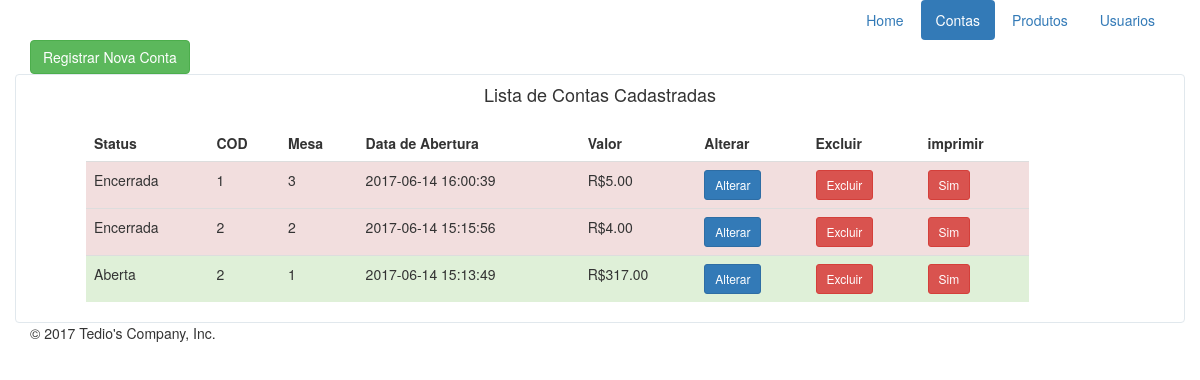
Page /app/view/contas.php on the committed database.
### tables this page shows
CREATE TABLE `tab_conta` (
  `codConta` int(11) NOT NULL,
  `status` tinyint(1) NOT NULL,
  `forGarcom` int(10) NOT NULL,
  `pedido` varchar(250) NOT NULL,
  `forMesa` int(5) NOT NULL,
  `dtAbertura` datetime NOT NULL,
  `valorTotal` decimal(10,2) NOT NULL
);

### app/Controller.php (called while the page is built, shortened)
<?php
	global $project_path;
	require_once $_SERVER['DOCUMENT_ROOT'] . "{$project_path}app/controller/IncludeController.php";
class Controller
{
	public $include;
	function __construct()
	{
		$this->include = new IncludeController();
	}
	public function includeArchive($file)
	{
		$this->include->Archive($file);
	}
	public function includeParts($file)
	{
		$this->include->parts($file);
	}
}
?>

### app/view/contas.php (the view)
<?php
  $inc = new Controller();
  $inc->includeParts("header");
  $pdo = $inc->DB;
?>
<body>
<div class="container">
  <?php  $inc->includeParts("menu"); ?>
  <a href="conta">
    <button type="button" class="btn btn-success" data-toggle="modal" data-target="#myModal">
      Registrar Nova Conta
    </button>
  </a>
<div class="row marketing" style=" border: 1px solid rgb(225, 232, 237); border-radius: 4px; ">
  <h4 class="text-center">Lista de Contas Cadastradas</h4>
  <div class="col-lg-10">
    <table class="table" style="margin-top:10px;margin-left:55px;">
        <thead>
          <tr>
            <td style="font-weight:bold;">Status</td>
            <td style="font-weight:bold;">COD</td>
            <td style="font-weight:bold;">Mesa</td>
            <td style="font-weight:bold;">Data de Abertura</td>
            <td style="font-weight:bold;">Valor</td>
            <td style="font-weight:bold;">Alterar</td>
            <td style="font-weight:bold;">Excluir</td>
            <td style="font-weight:bold;">imprimir</td>
          </tr>
        </thead>
        <tbody>
        <?php
          $result = $pdo->query("SELECT * FROM tab_conta ORDER BY dtAbertura desc");
          $contas = $result->fetchAll();
          if ($contas) {
            foreach ($contas as $row) {
              if ($row['status']) {$status = 'Aberta';$classe = 'success';}else{$status = 'Encerrada';$classe = 'danger';}
        ?>
              <tr class="<?=$classe;?>">
                <td>
                  <?php echo "<p>{$status}</p>"; ?>
                </td>
                <td>
                  <?php echo "<p>{$row['forGarcom']}</p>"; ?>
                </td>
                <td>
                  <?php echo "<p>{$row['forMesa']}</p>"; ?>
                </td>
                <td>
                  <?php echo "<p>{$row['dtAbertura']}</p>"; ?>
                </td>
                <td>
                  <?php echo "<p>R$".$row['valorTotal']."</p>"; ?>
                </td>
                <td>
                  <form action="alterar_conta.php?id_conta=<?php echo $row['id_conta'];?>" method="POST">
                    <input type="submit" value="Alterar" name="Submit" class='btn btn-sm btn-primary'>
                  </form>
                </td>
                <td>
                  <form action="includes/functions/excluir_conta.php?id_conta=<?php echo $row['id_conta']; ?>" method="POST">
                <input type="submit" value="Excluir" name="Submit" class='btn btn-sm btn-danger'>
                  </form>
                </td>
                <td>
                  <form action="imprimir.php?id_conta=<?php echo $row['id_conta']; ?>" method="POST">
                   <input type="submit" value="Sim" name="Submit" class='btn btn-sm btn-danger'>
                  </form>
                </td>
              </tr>
        <?php
            }
          }
        ?>
      </tbody>
    </table>
  </div>
</div>
<?php
  $inc->includeParts("footer");
?>

### includes/parts/header.php (shortened to what this page needs)
<?php
  $inc = new Controller();
?>
<!DOCTYPE html>
<html>
<head>
  <?php $inc->includeArchive('bootstrap.min.css'); ?>
</head>

### app/controller/IncludeController.php (shortened to what this page needs)
<?php
class IncludeController
{
	private $paths = array();
	function __construct()
	{
		global $project_path;
		$this->projectPath 			= 	$project_path;
		$this->urlWeb 				= 	"{$_SERVER['REQUEST_SCHEME']}://{$_SERVER['HTTP_HOST']}{$this->projectPath}";
		$this->paths['absolut'] 	= 	$_SERVER['DOCUMENT_ROOT'];
		$this->paths['css'] 		= 	"{$this->urlWeb}app/assets/css/";
		$this->paths['js'] 			= 	"{$this->urlWeb}app/assets/js/";
		$this->paths['parts'] 		= 	"{$this->paths['absolut']}{$this->projectPath}includes/parts/";
	}
	public function archive($file)
	{
		if (strpos($file, 'css')) {
			$tag = "<link href='{$this->paths['css']}{$file}' rel='stylesheet'> \n";
		}
		if (strpos($file, 'js')) {
			$tag = "<script type='text/javascript' src='{$this->paths['js']}{$file}'></script> \n";
		}
		echo $tag;
	}
	public function parts($file)
	{
		include "{$this->paths['parts']}{$file}.php";
	}
}
 ?>

### includes/parts/menu.php (shortened to what this page needs)
<?php
  global $project_path;
  $menu_classe = array();
  if (strpos($_SERVER['REQUEST_URI'], 'home')) {
    $menu_classe[0] = 'active';
  }elseif (strpos($_SERVER['REQUEST_URI'], 'conta')) {
    $menu_classe[1] = 'active';
  }elseif (strpos($_SERVER['REQUEST_URI'], 'produto')) {
    $menu_classe[2] = 'active';
  }elseif (strpos($_SERVER['REQUEST_URI'], 'usuarios')) {
    $menu_classe[3] = 'active';
  }
?>
<div class="header clearfix">
  <nav>
    <ul class="nav nav-pills pull-right">
      <li role="presentation" class="<?=@$menu_classe[0];?>"><a href="<?=$project_path;?>home">Home</a></li>
      <li role="presentation" class="<?=@$menu_classe[1];?>"><a href="<?=$project_path;?>contas">Contas</a></li>
      <li role="presentation" class="<?=@$menu_classe[2];?>"><a href="<?=$project_path;?>produtos">Produtos</a></li>
      <li role="presentation" class="<?=@$menu_classe[3];?>"><a href="<?=$project_path;?>usuarios">Usuarios</a></li>
    </ul>
  </nav>
</div>

### includes/parts/footer.php
      <footer class="footer">
        <p>&copy; 2017 Tedio's Company, Inc.</p>
      </footer>
    </div>
</body>
</html>

### rows in the picture
tab_conta: status "Encerrada", forGarcom "1", forMesa "3", dtAbertura "2017-06-14 16:00:39", valorTotal "5.00"
tab_conta: status "Encerrada", forGarcom "2", forMesa "2", dtAbertura "2017-06-14 15:15:56", valorTotal "4.00"
tab_conta: status "Aberta", forGarcom "2", forMesa "1", dtAbertura "2017-06-14 15:13:49", valorTotal "317.00"
